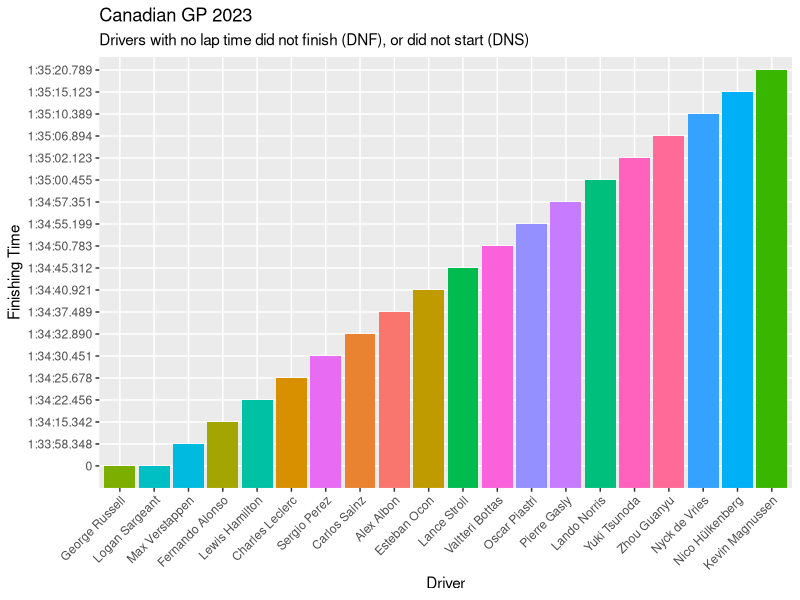

Write the R code that produced this figure.
## ---- chunk 1
#|label: setup
#|message: false

suppressPackageStartupMessages({
  library(tidyverse)
  library(dplyr)
  library(ggplot2)
  })
## ---- chunk 2
#|label: Canadian tibble

Canadian <- tibble(
  Position = c(1, 2, 3, 4, 5, 6, 7, 8, 9, 10, 11, 12, 13, 14, 15, 16, 17, 18, 19, 20),
  Driver = c("Max Verstappen", "Fernando Alonso", "Lewis Hamilton", "Charles Leclerc", "Sergio Perez", "Carlos Sainz", "Alex Albon", "Esteban Ocon", "Lance Stroll", "Valtteri Bottas", "Oscar Piastri", "Pierre Gasly", "Lando Norris", "Yuki Tsunoda", "Zhou Guanyu", "Nyck de Vries", "Nico Hülkenberg", "Kevin Magnussen", "George Russell", "Logan Sargeant"),
  Team = c("Red Bull Racing", "Aston Martin", "Mercedes", "Ferrari", "Red Bull Racing", "Ferrari", "Williams", "Alpine", "Aston Martin", "Alfa Romeo", "McLaren", "Alpine", "McLaren", "RB", "Alfa Romeo", "RB", "Haas", "Haas", "Mercedes", "Williams"),
  Laps = c(70, 70, 70, 70, 70, 70, 70, 70, 70, 70, 70, 70, 70, 70, 70, 70, 70, 70, 55, 18),
  Time_Retired = c("1:33:58.348", "1:34:15.342", "1:34:22.456", "1:34:25.678", "1:34:30.451", "1:34:32.890", "1:34:37.489", "1:34:40.921", "1:34:45.312", "1:34:50.783", "1:34:55.199", "1:34:57.351", "1:35:00.455", "1:35:02.123", "1:35:06.894", "1:35:10.389", "1:35:15.123", "1:35:20.789", "DNF", "DNF"),
  Gap = c("0s", "+16.994s", "+24.108s", "+27.330s", "+32.103s", "+34.542s", "+39.141s", "+42.573s", "+46.964s", "+52.435s", "+56.851s", "+59.003s", "+62.107s", "+63.775s", "+68.546s", "+72.041s", "+76.775s", "+82.441s", "DNF", "DNF"),
  Points = c(25, 18, 15, 12, 10, 8, 6, 4, 2, 1, 0, 0, 0, 0, 0, 0, 0, 0, 0, 0),
  Speed_mph = c(132.9, 132.5, 132.2, 132.1, 131.8, 131.7, 131.5, 131.4, 131.2, 131.0, 130.9, 130.7, 130.6, 130.5, 130.3, 130.2, 130.0, 129.9, 129.7, 129.5)
)

Canadian$Time_Retired[Canadian$Time_Retired == "DNF"] <- 0
Canadian$Gap[Canadian$Gap == "0s"] <- NA
Canadian <- Canadian %>%
  arrange(Time_Retired)
## ---- chunk 3
#| label: Canadian plot

ggplot(Canadian, aes(x = fct_reorder(Driver, Time_Retired), y = Time_Retired, fill = Driver)) +
  geom_bar(stat = "identity") +
  labs(title = "Canadian GP 2023",
       subtitle = "Drivers with no lap time did not finish (DNF), or did not start (DNS)",
       x = "Driver",
       y = "Finishing Time",
       color = NA) +
  guides(fill = FALSE) +
  theme(axis.text.x = element_text(angle = 45, hjust = 1))
